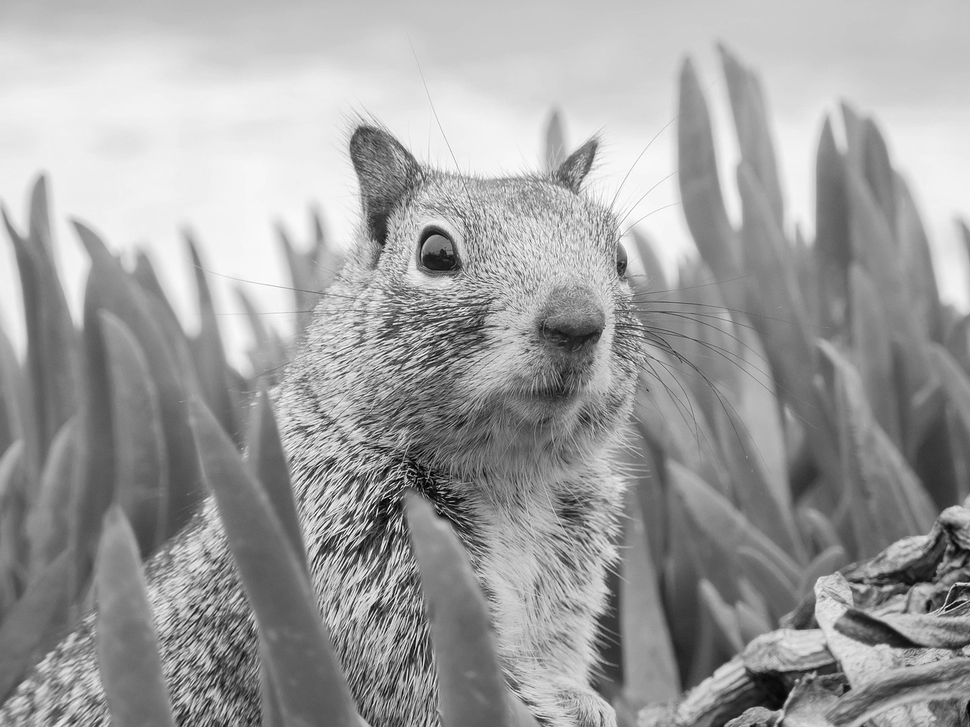
#> input picture LV6/example_grayscale.png, 970 x 727 px, shrunk from 1280 x 960 before the run
$ python LV6_cetvrti.py
#> lines starting #> are read from the running program, lines starting #| are printed output that depends on the picture
'''Primijenite scikit-learn kmeans metodu za kvantizaciju boje na slici. Proučite kod 6.2. iz priloga vježbe te ga primijenite
za kvantizaciju boje na slici example_grayscale.png koja dolazi kao prilog ovoj vježbi. Mijenjajte broj klastera.
Što primjećujete? Izračunajte kolika se kompresija ove slike može postići ako se koristi 10 klastera.
Pomoću sljedećeg koda možete učitati sliku:

import matplotlib.image as mpimg

imageNew = mpimg.imread('example_grayscale.png') '''

# -*- coding: utf-8 -*-
"""
Created on Sun Dec 02 12:08:00 2018

@author: Grbic
"""

import matplotlib.image as mpimg
import matplotlib.pyplot as plt
from sklearn import cluster
import numpy as np


face = mpimg.imread('example_grayscale.png')
#> face is the input picture: shape (727, 970) float32; min 0, max 1, mean 0.624
if len(face.shape) == 3:
    face = np.mean(face, axis=2)

X = face.reshape((-1, 1))
k_means = cluster.KMeans(n_clusters=5, n_init=10)
k_means.fit(X)
values = k_means.cluster_centers_.squeeze()
labels = k_means.labels_
face_compressed = np.choose(labels, values)
face_compressed.shape = face.shape

plt.figure(1)
plt.imshow(face,  cmap='gray')
plt.show()

plt.figure(2)
plt.imshow(face_compressed,  cmap='gray')
plt.show()
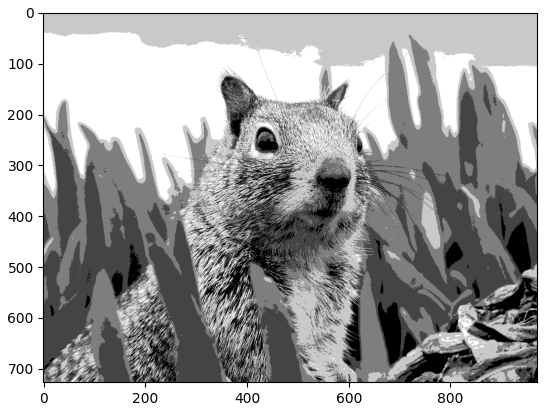
#> figure drawn by matplotlib, 1 panel
